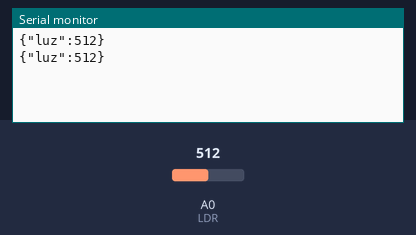
The sketch below on a simulated Arduino Uno, built with avr-gcc and run on an emulated ATmega328P. Shown: the last lines printed to the serial monitor. The test bench sets the inputs (shaded band); at power-on: A0 (LDR) = 512.

Above: at 1.8 s.
1.9 s: A0 (LDR) set to 716
At 2.8 s:
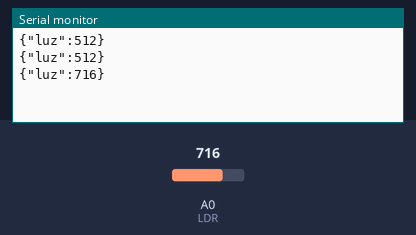
3.4 s: A0 (LDR) set to 900
At 4.8 s:
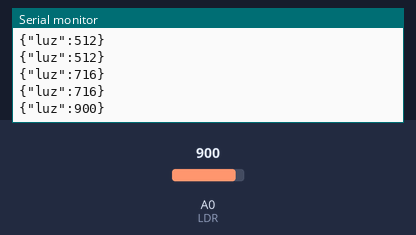
Timing chart, 0 to 6.4 s (numbered marks = the images above; inputs shaded):
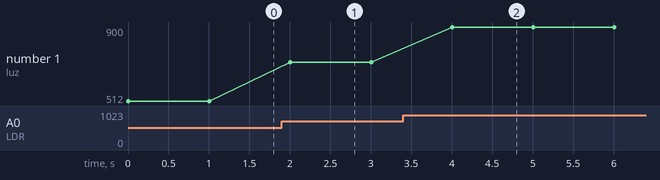

Measured:
- after the input at 1.9 s, the serial monitor: prints a new line after 0.10 s (image 1)
- after the input at 3.4 s, the serial monitor: prints a new line after 0.61 s (image 2)
- plotted number 1: 512 → 716 after the input at 1.9 s, 716 → 900 after the input at 3.4 s

The sketch:

ldr.ino
```cpp
#include <ArduinoJson.h>
#define LDR A0

void setup() {
  Serial.begin(9600);
  pinMode(LDR, INPUT);
}

void loop() {
  StaticJsonDocument<1024> doc;
  int luz = analogRead(LDR);
  doc["luz"] = luz;
  serializeJson(doc, Serial);
  Serial.println();
  delay(1000);
}
```
